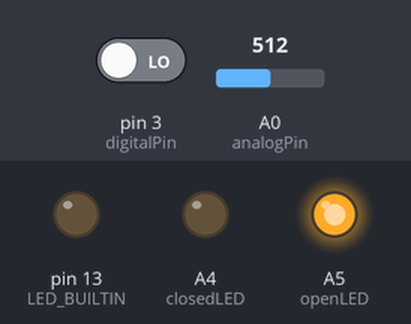
Bench run of a sketch on a simulated Arduino Uno, built with avr-gcc and run on an emulated ATmega328P. On the bench: output pins drawn as LEDs (lit = HIGH). The inputs (shaded band) are chosen by the test bench; at power-on: pin 3 (digitalPin) LOW, A0 (analogPin) = 512. What the sketch prints to the serial monitor is not drawn.

Above: at 1.2 s.
1.3 s: pin 3 (digitalPin) driven HIGH
At 1.9 s:
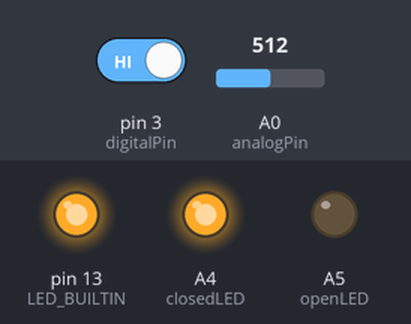
2.8 s: pin 3 (digitalPin) driven LOW
At 3.2 s:
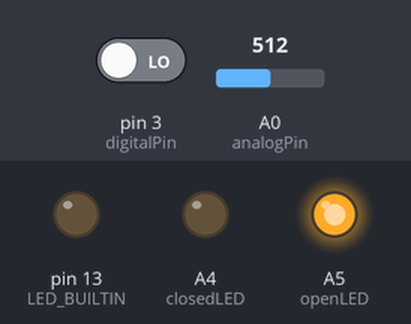
Timing chart, 0 to 5.8 s (numbered marks = the images above; inputs shaded):
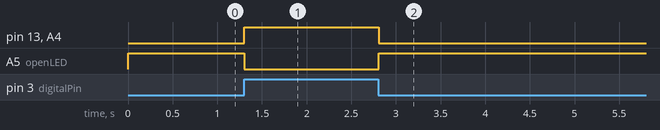

The sketch:

SensorMain.ino
```cpp
int closedLED = A4; // define the LED pin
int openLED = A5;
int digitalPin = 3; // KY-025 digital interface
int analogPin = A0; // KY-025 analog interface
int digitalVal; // digital readings
int analogVal; //analog readings

void setup()
{
  pinMode(closedLED, OUTPUT);
  pinMode(openLED, OUTPUT);
  pinMode(digitalPin, INPUT);
  pinMode(analogPin,INPUT);
  Serial.begin(9600);
  pinMode(LED_BUILTIN, OUTPUT);

}

void loop()
{
  // Read the digital interface
  digitalVal = digitalRead(digitalPin);
  if(digitalVal == HIGH) // if magnetic field is detected
  {
    digitalWrite(LED_BUILTIN, HIGH); // turn ON Arduino's LED
    digitalWrite(closedLED, HIGH);
    digitalWrite(openLED, LOW);
  }
  else
  {
    digitalWrite(LED_BUILTIN, LOW); // turn OFF Arduino's LED
    digitalWrite(closedLED, LOW);
    digitalWrite(openLED, HIGH);
  }

  // Read the analog interface
  analogVal = analogRead(analogPin);
  Serial.println(analogVal); // print analog value to serial

  delay(100);
}
```

Measured:
- after the input at 1.3 s, pin 13 (LED_BUILTIN), A4 (closedLED): LOW → HIGH at once; A5 (openLED): HIGH → LOW at once
- after the input at 2.8 s, pin 13 (LED_BUILTIN), A4 (closedLED): HIGH → LOW at once; A5 (openLED): LOW → HIGH at once
